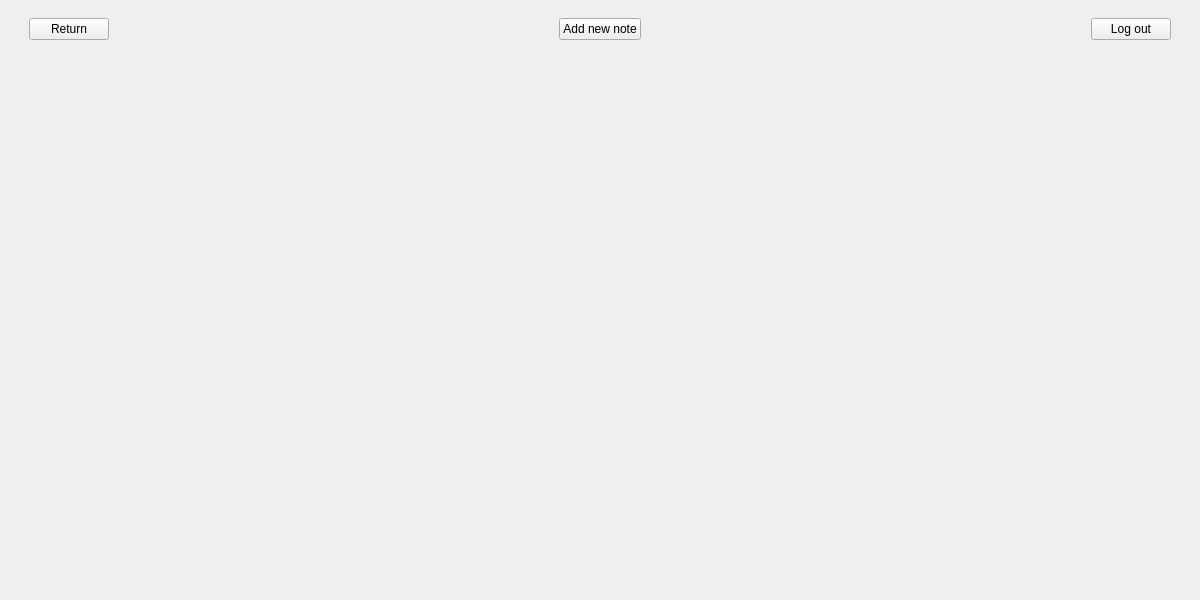
<?xml version="1.0" encoding="UTF-8"?>
<ui version="4.0">
 <class>MainWindow</class>
 <widget class="QMainWindow" name="MainWindow">
  <property name="geometry">
   <rect>
    <x>0</x>
    <y>0</y>
    <width>1200</width>
    <height>600</height>
   </rect>
  </property>
  <property name="sizePolicy">
   <sizepolicy hsizetype="Preferred" vsizetype="Maximum">
    <horstretch>0</horstretch>
    <verstretch>0</verstretch>
   </sizepolicy>
  </property>
  <property name="windowTitle">
   <string>MainWindow</string>
  </property>
  <widget class="QWidget" name="centralwidget">
   <property name="sizePolicy">
    <sizepolicy hsizetype="Preferred" vsizetype="Preferred">
     <horstretch>0</horstretch>
     <verstretch>0</verstretch>
    </sizepolicy>
   </property>
   <layout class="QGridLayout" name="gridLayout_2" rowstretch="0,10">
    <item row="0" column="1">
     <layout class="QHBoxLayout" name="horizontalLayout">
      <item>
       <widget class="QPushButton" name="pushButton_Return">
        <property name="text">
         <string>Return</string>
        </property>
       </widget>
      </item>
      <item>
       <spacer name="horizontalSpacer_2">
        <property name="orientation">
         <enum>Qt::Horizontal</enum>
        </property>
        <property name="sizeHint" stdset="0">
         <size>
          <width>40</width>
          <height>20</height>
         </size>
        </property>
       </spacer>
      </item>
      <item>
       <widget class="QPushButton" name="pushButton_addNewNote">
        <property name="text">
         <string>Add new note</string>
        </property>
       </widget>
      </item>
      <item>
       <spacer name="horizontalSpacer">
        <property name="orientation">
         <enum>Qt::Horizontal</enum>
        </property>
        <property name="sizeHint" stdset="0">
         <size>
          <width>40</width>
          <height>20</height>
         </size>
        </property>
       </spacer>
      </item>
      <item>
       <widget class="QPushButton" name="pushButton_LogOut">
        <property name="text">
         <string>Log out</string>
        </property>
       </widget>
      </item>
      <item>
       <spacer name="verticalSpacer_2">
        <property name="orientation">
         <enum>Qt::Vertical</enum>
        </property>
        <property name="sizeType">
         <enum>QSizePolicy::Minimum</enum>
        </property>
        <property name="sizeHint" stdset="0">
         <size>
          <width>0</width>
          <height>40</height>
         </size>
        </property>
       </spacer>
      </item>
     </layout>
    </item>
    <item row="1" column="1">
     <layout class="QGridLayout" name="gridLayout"/>
    </item>
    <item row="1" column="0">
     <spacer name="horizontalSpacer_3">
      <property name="orientation">
       <enum>Qt::Horizontal</enum>
      </property>
      <property name="sizeType">
       <enum>QSizePolicy::Fixed</enum>
      </property>
      <property name="sizeHint" stdset="0">
       <size>
        <width>20</width>
        <height>20</height>
       </size>
      </property>
     </spacer>
    </item>
    <item row="1" column="2">
     <spacer name="horizontalSpacer_4">
      <property name="orientation">
       <enum>Qt::Horizontal</enum>
      </property>
      <property name="sizeType">
       <enum>QSizePolicy::Fixed</enum>
      </property>
      <property name="sizeHint" stdset="0">
       <size>
        <width>20</width>
        <height>20</height>
       </size>
      </property>
     </spacer>
    </item>
   </layout>
  </widget>
 </widget>
 <resources/>
 <connections/>
</ui>
